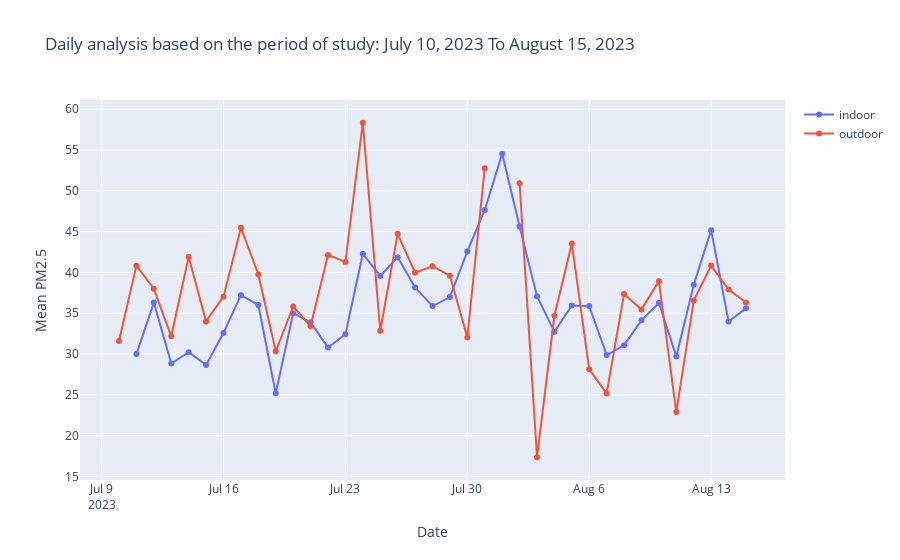

Write notebook code for a chart like this one.
### Code cell
fig2.add_trace(go.Scatter(x=daily_indoor['datetime'],y=daily_indoor['value'],mode='lines+markers',name='indoor'))
fig2.add_trace(go.Scatter(x=daily_outdoor['datetime'],y=daily_outdoor['value'],mode='lines+markers',name='outdoor'))
fig2.update_layout(title_text='Daily analysis based on the period of study: July 10, 2023 To August 15, 2023')
fig2.update_xaxes(
    title='Date'
)
fig2.update_yaxes(
    title='Mean PM2.5')
fig2.show()
